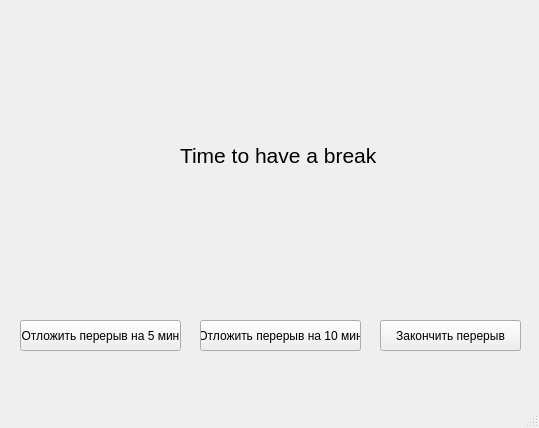
<?xml version="1.0" encoding="UTF-8"?>
<ui version="4.0">
 <class>MainWindow</class>
 <widget class="QMainWindow" name="MainWindow">
  <property name="geometry">
   <rect>
    <x>0</x>
    <y>0</y>
    <width>539</width>
    <height>428</height>
   </rect>
  </property>
  <property name="windowTitle">
   <string>Resty</string>
  </property>
  <widget class="QWidget" name="centralwidget">
   <widget class="QLabel" name="lbl_rest_message_text">
    <property name="geometry">
     <rect>
      <x>180</x>
      <y>120</y>
      <width>201</width>
      <height>71</height>
     </rect>
    </property>
    <property name="font">
     <font>
      <pointsize>16</pointsize>
     </font>
    </property>
    <property name="frameShadow">
     <enum>QFrame::Plain</enum>
    </property>
    <property name="text">
     <string>Time to have a break</string>
    </property>
   </widget>
   <widget class="QPushButton" name="btn_move_rest_by_5_min">
    <property name="geometry">
     <rect>
      <x>20</x>
      <y>320</y>
      <width>161</width>
      <height>31</height>
     </rect>
    </property>
    <property name="text">
     <string>Отложить перерыв на 5 мин</string>
    </property>
   </widget>
   <widget class="QPushButton" name="btn_move_rest_by_10_min">
    <property name="geometry">
     <rect>
      <x>200</x>
      <y>320</y>
      <width>161</width>
      <height>31</height>
     </rect>
    </property>
    <property name="text">
     <string>Отложить перерыв на 10 мин</string>
    </property>
   </widget>
   <widget class="QPushButton" name="btn_finish_rest">
    <property name="geometry">
     <rect>
      <x>380</x>
      <y>320</y>
      <width>141</width>
      <height>31</height>
     </rect>
    </property>
    <property name="text">
     <string>Закончить перерыв</string>
    </property>
   </widget>
  </widget>
  <widget class="QStatusBar" name="statusbar"/>
 </widget>
 <resources/>
 <connections/>
</ui>
